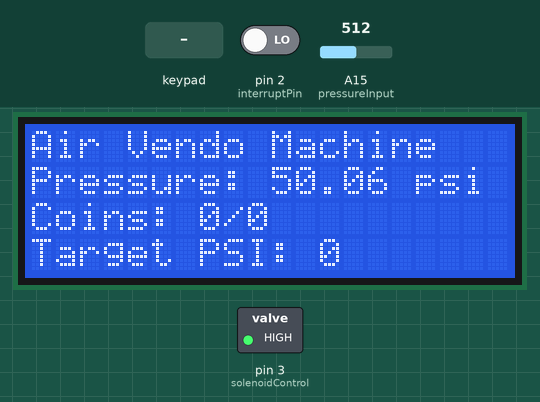
Recording of a sketch running on a simulated Arduino Mega 2560, built with avr-gcc and run on an emulated ATmega2560. Parts: 20×4 character LCD, switched loads named in the sketch (green lamp = pin HIGH). The test bench sets the inputs (shaded band); at power-on: A15 (pressureInput) = 512, pin 2 (interruptPin) LOW.

Above: at 1.3 s.
1.4 s: keypad keys 8 9 1 0 1 1 D pressed 0.4 s apart
At 4.2 s:
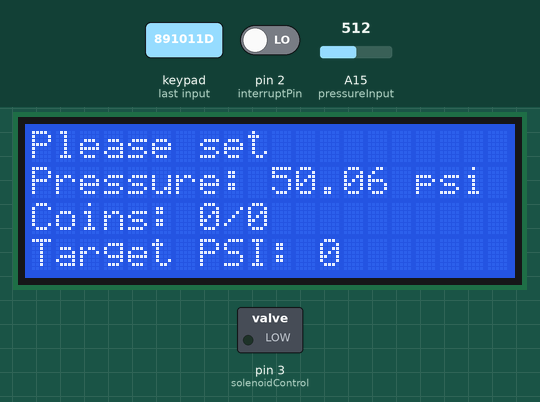
5.7 s: A15 (pressureInput) set to 931
At 7.0 s:
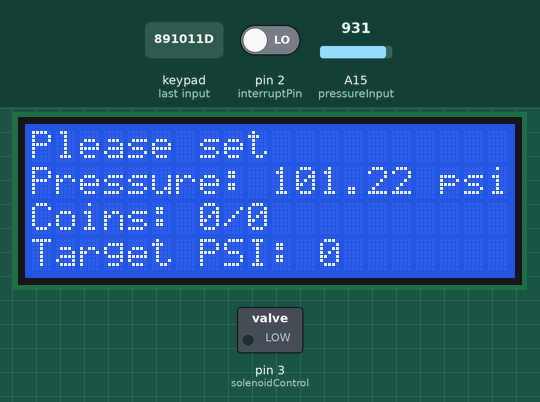
8.7 s: A15 (pressureInput) set to 198
At 9.9 s:
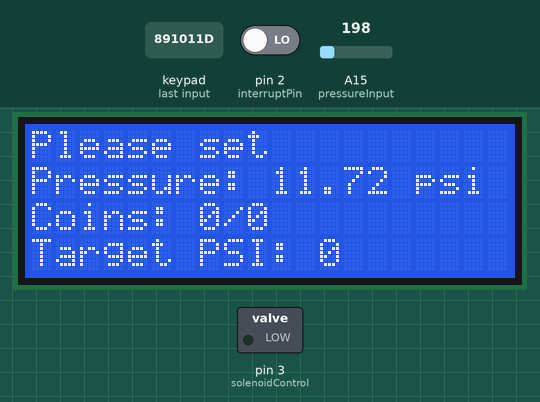
10.2 s: A15 (pressureInput) set to 176
At 11.4 s:
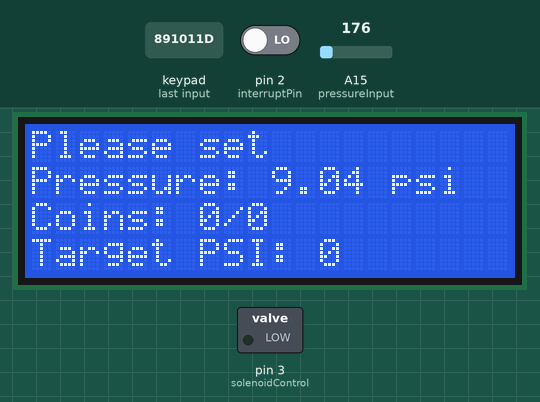
11.7 s: key '1' pressed
At 11.77 s:
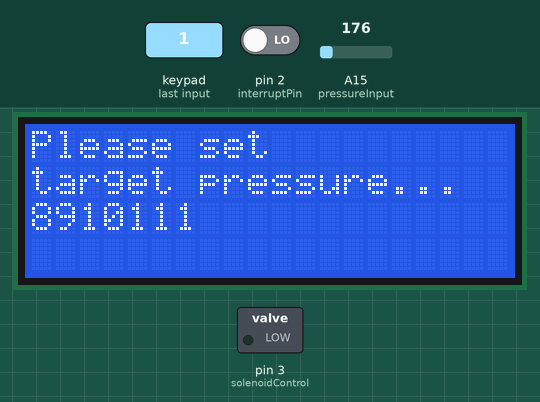
13.3 s: key 'B' pressed
At 13.8 s:
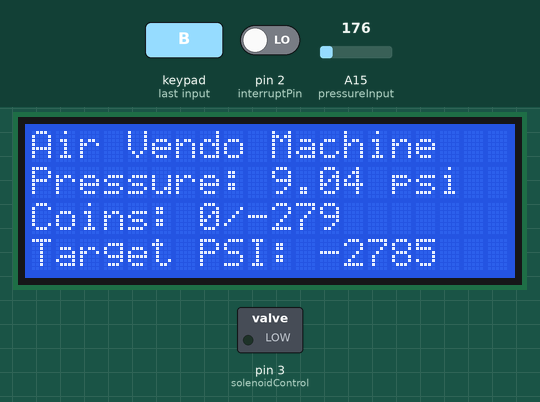
Timing chart, 0 to 15.9 s (numbered marks = the images above; inputs shaded):
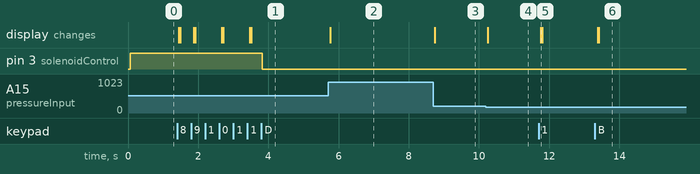

The sketch:

air_vendo_machine.ino
```cpp
#include <LiquidCrystal_I2C.h>
#include <Keypad.h>

LiquidCrystal_I2C lcd(0x27,20,4);


const int pressureInput = A15; //select the analog input pin for the pressure transducer
const int pressureZero = 102.4; //analog reading of pressure transducer at 0psi
const int pressureMax = 921.6; //analog reading of pressure transducer at 100psi
const int pressuretransducermaxPSI = 100; //psi value of transducer being used

float pressureValue = 0.0;
int coinInserted = 0;
int interruptPin = 2;
int solenoidControl = 3;
int incomingByte = 0;
int targetPressure = 0;
boolean askingPresureScreen = false;
String keyInput = "";
int requiredCoins = 0;


const int ROW_NUM = 4; //four rows
const int COLUMN_NUM = 4; //four columns

char keys[ROW_NUM][COLUMN_NUM] = {
  {'1','2','3', 'A'},
  {'4','5','6', 'B'},
  {'7','8','9', 'C'},
  {'*','0','#', 'D'}
};

byte pin_rows[ROW_NUM] = {8, 9, 10, 11}; //connect to the row pinouts of the keypad
byte pin_column[COLUMN_NUM] = {4, 5, 6, 7}; //connect to the column pinouts of the keypad

Keypad keypad = Keypad( makeKeymap(keys), pin_rows, pin_column, ROW_NUM, COLUMN_NUM );


void setup() {
  lcd.init();
  lcd.clear();
  lcd.backlight();

  pinMode(solenoidControl, OUTPUT);

  closeSolenoid();
  attachInterrupt(digitalPinToInterrupt(interruptPin), coinIncrement, RISING);

  constantScreen();
}

void loop() {
    // put your main code here, to run repeatedly:

    if(!askingPresureScreen){
      readPressure();
      printToLCD(0,1, "Pressure: "+(String)pressureValue + " psi ");
      printToLCD(0,2, "Coins: "+(String)coinInserted + "/" + (String)requiredCoins);
      printToLCD(0,3, "Target PSI: "+(String)targetPressure);

    }

    if(targetPressure > 0 ){
        if(pressureValue < targetPressure && coinInserted >= requiredCoins){
          openSolenoid();
        }

        if(pressureValue > targetPressure && pressureValue < (targetPressure + 5) ){
          closeSolenoid();
        }
    }


    //process keypad press
    char key = keypad.getKey();
    if (key){
      processKeyInput(key);
    }


}


void processKeyInput(char key){
  switch(key){
    case 'A':
      askingPresureScreen = true;
      askTargetPressureScreen();
      break;
    case 'B':
      askingPresureScreen = false;
      setTargetPressure();
      break;
    case 'C':
      closeSolenoid();
      break;
    case 'D':
      openSolenoid();
      break;
    case '#':
      break;
    case '*':
      break;
    default:
      keyInput.concat(key);
      askTargetPressureScreen();
      break;
  }
}

void setTargetPressure(){
  targetPressure = keyInput.toInt();
  requiredCoins = ceil( (targetPressure - pressureValue) / 10);
  keyInput = "";
  constantScreen();
}


void constantScreen(){
  printToLCD(0,0, "Air Vendo Machine");
  printToLCD(0,1, "Pressure: "+(String)pressureValue + " psi ");
  printToLCD(0,2, "Coins: "+(String)coinInserted);
  printToLCD(0,3, "Target PSI: "+(String)targetPressure);
}

void askTargetPressureScreen(){
  lcd.clear();
  printToLCD(0,0, "Please set");
  printToLCD(0,1, "target pressure...");
  printToLCD(0,2, (String)keyInput);
}


void printToLCD(int x, int y, String text){
  lcd.setCursor(x,y);
  lcd.print(text);
}

void coinIncrement(){
  coinInserted++;
}

void readPressure(){
    pressureValue = analogRead(pressureInput); //reads value from input pin and assigns to variable
    pressureValue = ((pressureValue-pressureZero)*pressuretransducermaxPSI)/(pressureMax-pressureZero); //conversion equation to convert analog reading to psi
}

void openSolenoid(){
  digitalWrite(solenoidControl, LOW);
}

void closeSolenoid(){
  digitalWrite(solenoidControl, HIGH);
}
```

Measured:
- after the input at 1.4 s, pin 3 (solenoidControl): HIGH → LOW after 2.4 s; the display: first changes after 0.05 s (image 1 shows a later state)
- after the input at 5.7 s, the display: changes after 0.06 s (image 2)
- after the input at 8.7 s, the display: changes after 0.05 s (image 3)
- after the input at 10.2 s, the display: changes after 0.05 s (image 4)
- after the input at 11.7 s, the display: changes after 0.07 s (image 5)
- after the input at 13.3 s, the display: first changes after 0.09 s (image 6 shows a later state)
